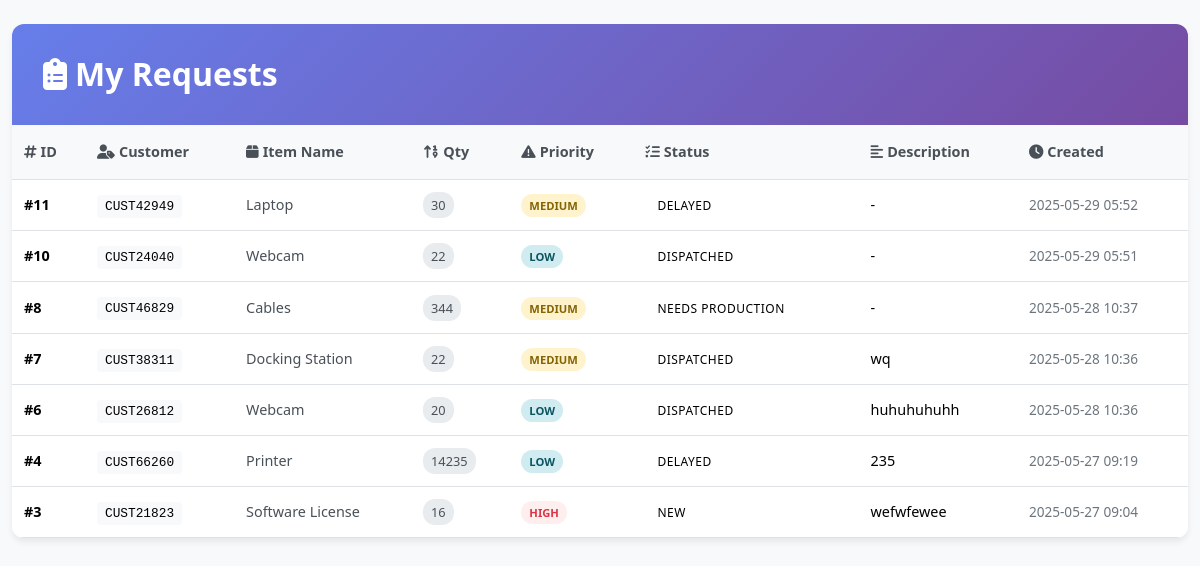
Before: /request-records (signed in) with the older database file.
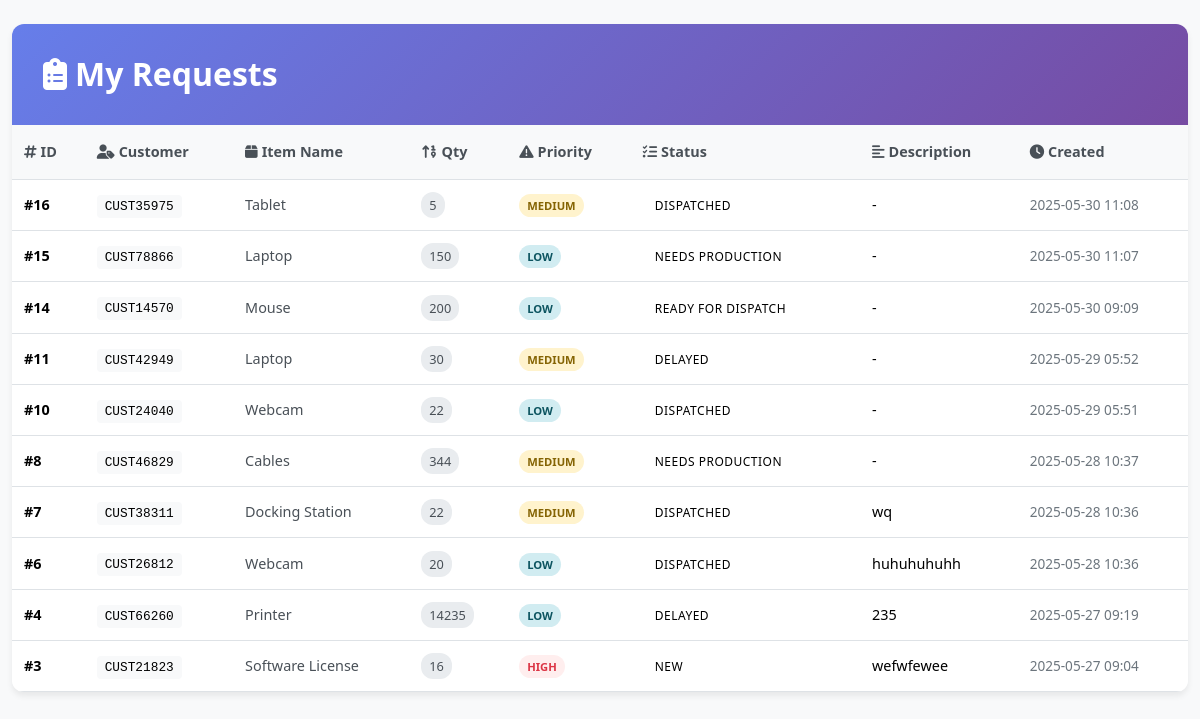
After: the same page with the newer database file.
### models.py (models this page shows)
class Request(db.Model):
    id = db.Column(db.Integer, primary_key=True)
    customer_id = db.Column(db.Integer, db.ForeignKey('customer.id'), nullable=False)
    customer_code = db.Column(db.String(50), nullable=False)  # <-- Newly added
    item_name = db.Column(db.String(100), nullable=False)
    quantity = db.Column(db.Integer, nullable=False)
    priority = db.Column(db.String(50), nullable=False)
    status = db.Column(db.String(50), default='New')
    created_at = db.Column(db.DateTime, default=datetime.utcnow)
    submitted_by = db.Column(db.Integer, db.ForeignKey('user.id'))
    description = db.Column(db.Text, nullable=True)

### app.py (the view)
@app.route('/request-records')
@login_required
def my_requests():
    user_id = current_user.id
    requests = Request.query.filter_by(submitted_by=user_id).order_by(Request.created_at.desc()).all()
    return render_template('records_sales.html', requests=requests)

### app.py (called while the page is built)
@login_manager.user_loader
def load_user(user_id):
    return User.query.get(int(user_id))

@app.after_request
def add_header(response):
    response.headers["Cache-Control"] = "no-cache, no-store, must-revalidate, private"
    response.headers["Pragma"] = "no-cache"
    response.headers["Expires"] = "-1"
    return response

### templates/records_sales.html (shortened to what this page needs)
<!DOCTYPE html>
<html lang="en">
<head>
    <link href="https://cdnjs.cloudflare.com/ajax/libs/bootstrap/5.3.2/css/bootstrap.min.css" rel="stylesheet">
    <link href="https://cdnjs.cloudflare.com/ajax/libs/font-awesome/6.4.0/css/all.min.css" rel="stylesheet">
</head>
<body>
    <div class="container-fluid py-4">
        <div class="row justify-content-center">
            <div class="col-12">
                <div class="main-container">
                    <div class="page-header">
                        <h2>
                            <i class="fas fa-clipboard-list"></i>
                            My Requests
                        </h2>
                    </div>
                    {% if requests %}
                    <div class="table-container">
                        <table class="table table-hover mb-0">
                            <thead>
                                <tr>
                                    <th><i class="fas fa-hashtag me-1"></i>ID</th>
                                    <th><i class="fas fa-user-tag me-1"></i>Customer</th>
                                    <th><i class="fas fa-box me-1"></i>Item Name</th>
                                    <th><i class="fas fa-sort-numeric-up me-1"></i>Qty</th>
                                    <th><i class="fas fa-exclamation-triangle me-1"></i>Priority</th>
                                    <th><i class="fas fa-tasks me-1"></i>Status</th>
                                    <th><i class="fas fa-align-left me-1"></i>Description</th>
                                    <th><i class="fas fa-clock me-1"></i>Created</th>
                                </tr>
                            </thead>
                            <tbody>
                                {% for req in requests %}
                                <tr>
                                    <td><strong>#{{ req.id }}</strong></td>
                                    <td><span class="customer-code">{{ req.customer_code }}</span></td>
                                    <td><span class="item-name">{{ req.item_name }}</span></td>
                                    <td><span class="quantity-badge">{{ req.quantity }}</span></td>
                                    <td>
                                        <span class="priority-badge priority-{{ req.priority|lower }}">
                                            {{ req.priority }}
                                        </span>
                                    </td>
                                    <td>
                                        <span class="status-badge status-{{ req.status|lower }}">
                                            {{ req.status }}
                                        </span>
                                    </td>
                                    <td>
                                        <span class="description-text" title="{{ req.description or '-' }}">
                                            {{ req.description or '-' }}
                                        </span>
                                    </td>
                                    <td>
                                        <span class="date-text">
                                            {{ req.created_at.strftime('%Y-%m-%d %H:%M') }}
                                        </span>
                                    </td>
                                </tr>
                                {% endfor %}
                            </tbody>
                        </table>
                    </div>
                    {% else %}
                    <div class="empty-state">
                        <i class="fas fa-inbox"></i>
                        <h4>No requests yet</h4>
                        <p class="mb-0">Your submitted requests will appear here.</p>
                    </div>
                    {% endif %}
                </div>
            </div>
        </div>
    </div>
</body>
</html>

Changed rows visible on the page:
added Request: id "16", customer_code "CUST35975", item_name "Tablet", quantity "5", priority "MEDIUM", status "DISPATCHED", description "-", created_at "2025-05-30 11:08"
added Request: id "15", customer_code "CUST78866", item_name "Laptop", quantity "150", priority "LOW", status "NEEDS PRODUCTION", description "-", created_at "2025-05-30 11:07"
added Request: id "14", customer_code "CUST14570", item_name "Mouse", quantity "200", priority "LOW", status "READY FOR DISPATCH", description "-", created_at "2025-05-30 09:09"
